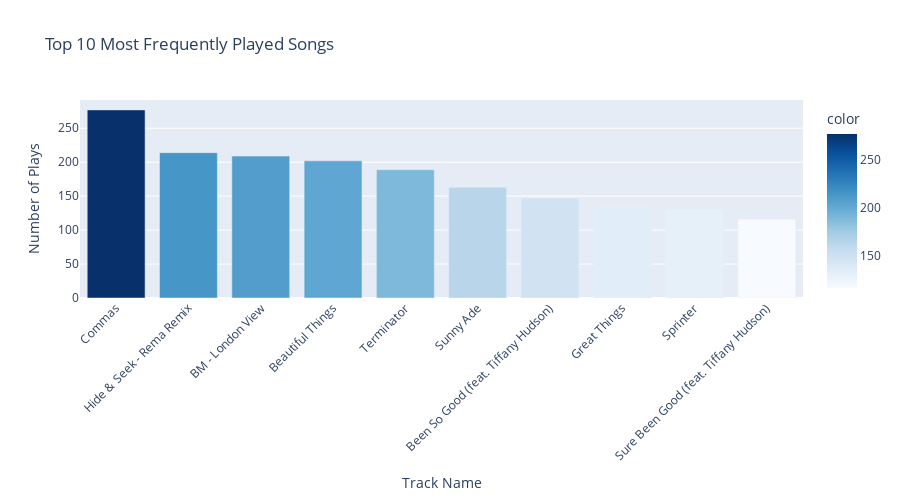

The cell this chart's notebook holds for it:
### Markdown cell above
Just out of personal curiousity, I posed some questions and decided to explore their answers through visualizations. These questions included:

1. Which songs have I played the most? This was to get a sense of my most frequent listen. To answe that, I counted the number of times each track appeared in the dataset and visualize the top 10 results as a bar chart.

### Code cell
# Count play frequency for each track
track_play_counts = df_cleaned['track_name'].value_counts().nlargest(10)

# Create bar chart
fig_top_songs = px.bar(
    x=track_play_counts.index,
    y=track_play_counts.values,
    labels={'x': 'Track Name', 'y': 'Number of Plays'},
    title='Top 10 Most Frequently Played Songs',
    color=track_play_counts.values,
    color_continuous_scale='Blues'
)

fig_top_songs.update_layout(
    xaxis_tickangle=-45,
    height=500,
    showlegend=False
)

fig_top_songs.show()

print("\nTop 10 Songs by Play Count:")
for i, (track, count) in enumerate(track_play_counts.items(), 1):
    print(f"  {i:2d}. {track}: {count} plays")

### Figure 1 — Plotly figure (JSON) as saved in the notebook; plotly's stock layout.template omitted (floating-point values rounded to 4 significant figures)
{"data": [{"hovertemplate": "Track Name=%{x}<br>Number of Plays=%{y}<br>color=%{marker.color}<extra></extra>", "legendgroup": "", "marker": {"color": [277, 214, 209, 202, 189, 163, 147, 134, 130, 116], "coloraxis": "coloraxis", "pattern": {"shape": ""}}, "name": "", "orientation": "v", "showlegend": false, "textposition": "auto", "type": "bar", "x": ["Commas", "Hide & Seek - Rema Remix", "BM - London View", "Beautiful Things", "Terminator", "Sunny Ade", "Been So Good (feat. Tiffany Hudson)", "Great Things", "Sprinter", "Sure Been Good (feat. Tiffany Hudson)"], "xaxis": "x", "y": [277, 214, 209, 202, 189, 163, 147, 134, 130, 116], "yaxis": "y"}], "layout": {"barmode": "relative", "coloraxis": {"colorbar": {"title": {"text": "color"}}, "colorscale": [[0, "rgb(247,251,255)"], [0.125, "rgb(222,235,247)"], [0.25, "rgb(198,219,239)"], [0.375, "rgb(158,202,225)"], [0.5, "rgb(107,174,214)"], [0.625, "rgb(66,146,198)"], [0.75, "rgb(33,113,181)"], [0.875, "rgb(8,81,156)"], [1, "rgb(8,48,107)"]]}, "height": 500, "legend": {"tracegroupgap": 0}, "showlegend": false, "title": {"text": "Top 10 Most Frequently Played Songs"}, "xaxis": {"anchor": "y", "domain": [0, 1], "tickangle": -45, "title": {"text": "Track Name"}}, "yaxis": {"anchor": "x", "domain": [0, 1], "title": {"text": "Number of Plays"}}}}
